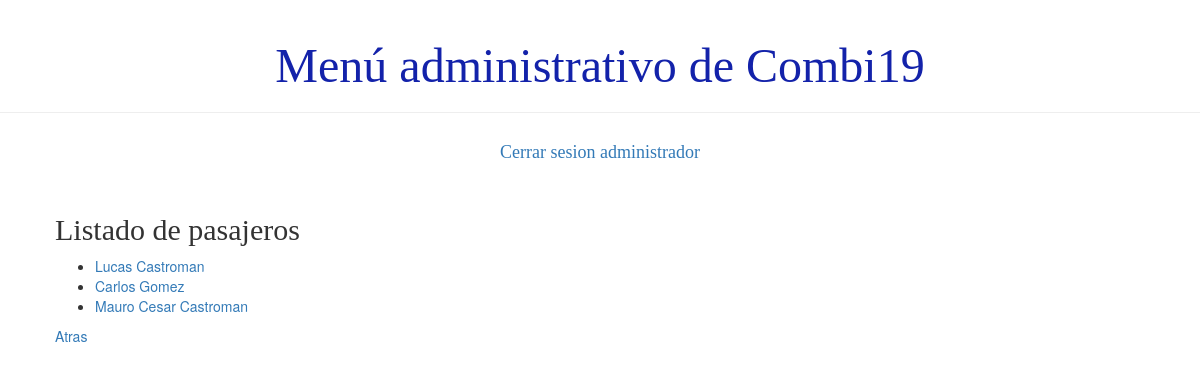
The app's page /usuario/listaPasajero (signed in) with its own data.
### demo1/models.py (models this page shows)
class Persona(models.Model):
    usuario = models.ForeignKey('auth.User', on_delete=models.CASCADE)
    dni = models.IntegerField(unique=True)
    telefono = models.BigIntegerField()
    activo = models.BooleanField(default=True)
    def __str__(self):
        return '%s %s' % (self.usuario.first_name, self.usuario.last_name)

class Pasajero(Persona):
    TIPOS_PLANES = (
        ('B', 'Basic'),
        ('G', 'Gold'),)
    tipo = models.CharField(max_length=1, choices=TIPOS_PLANES)
    fecha_de_nacimiento = models.DateField()

class Persona(models.Model):
    usuario = models.ForeignKey('auth.User', on_delete=models.CASCADE)
    dni = models.IntegerField(unique=True)
    telefono = models.BigIntegerField()
    activo = models.BooleanField(default=True)
    def __str__(self):
        return '%s %s' % (self.usuario.first_name, self.usuario.last_name)

### demo1/views.py (the view)
# urls.py: path('usuario/listaPasajero', views.lisatdo_pasajero, name='listado_pasajero'),
def lisatdo_pasajero(request):
    pasajeros=Pasajero.objects.all()
    return render(request, 'demo1/listados/listado_pasajero.html', {'pasajeros':pasajeros})

### demo1/templates/demo1/listados/listado_pasajero.html
{% extends 'demo1/base.html' %}
{% block content %}
    <h2>Listado de pasajeros</h2>
    <div>
        <ul>
        {% for pasajero in pasajeros %}
            <li><a href="{% url 'detalle_pasajero' pk=pasajero.pk%}">{{ pasajero }}</a></li>
        {% endfor %}
        </ul>
    </div>
    <div><a href="{% url 'principal' %}">Atras</a></div>
{% endblock %}

### demo1/static/css/demo1.css (style rules this page uses)
h1, h2, h3, h4 { font-family: 'Lobster', cursive; }

### records on screen
Pasajero: last_name "Lucas Castroman"
Pasajero: last_name "Carlos Gomez"
Pasajero: last_name "Mauro Cesar Castroman"
